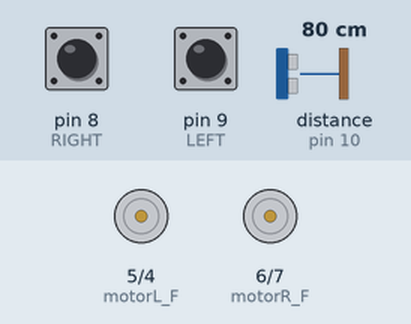
Recording of a sketch running on a simulated Arduino Uno, built with avr-gcc and run on an emulated ATmega328P. Shown: motor-driver pin pairs drawn as motors (green arrow = first pin HIGH = forward, orange = second pin HIGH = backward, longer = more drive). Wiring (inferred from the names in the program): ultrasonic range finder: trigger pin 11; echo pin 10. Inputs (shaded band) come from the test bench; at power-on: pin 8 (RIGHT) LOW, pin 9 (LEFT) LOW, distance to the obstacle (sensor on pin 10) 80 cm. The echo pulse lasts 58.3 µs per cm.

Above: at 1.2 s.
1.3 s: pin 8 (RIGHT) pulled HIGH for 1 s
4.4 s: pin 9 (LEFT) pulled HIGH for 1 s
7.4 s: distance to the obstacle (sensor on pin 10) set to 8 cm
10.4 s: distance to the obstacle (sensor on pin 10) set to 5 cm
At 10.9 s:
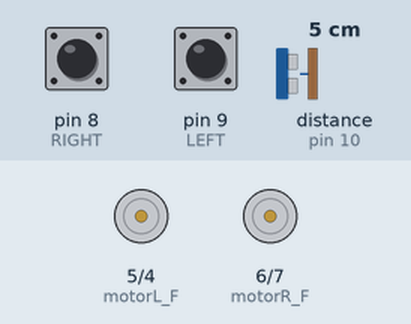
11.9 s: distance to the obstacle (sensor on pin 10) set to 35 cm
At 12.14 s:
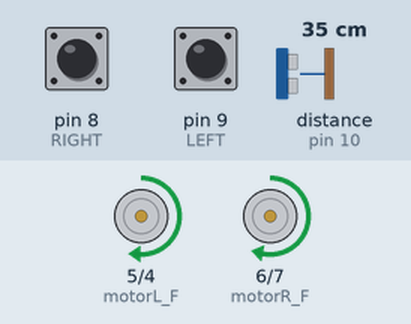
14.9 s: distance to the obstacle (sensor on pin 10) set to 2 cm
Timing chart, 0 to 17.4 s (numbered marks = the images above; inputs shaded):
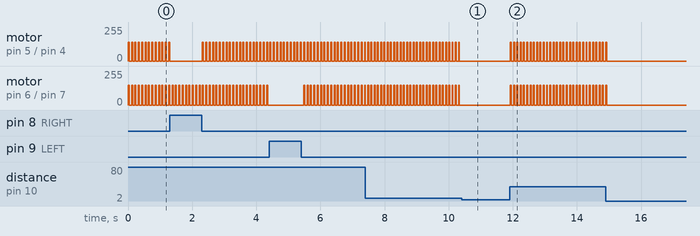

The sketch:

newShield.ino
```cpp
// 라인트레이서 센서
#define LEFT 9
#define RIGHT 8

// 모터드라이버 PWR
#define motorR_F 6   //A-1A (PWM)
#define motorR_B 7 //A-1B
#define motorL_F 5    //B-1A (PWM)
#define motorL_B 4  //B-1B

#define ECHO 10
#define TRIG 11

int default_speedR = 150;
int default_speedL = 140;

long duration;
double distance;

void set_motorR_speed(int n);
void set_motorL_speed(int n);
void turnR();
void turnL();
void goStr();
void goBack();

void setup() {
  // put your setup code here, to run once:
  Serial.begin(9600);
  pinMode(motorR_F, OUTPUT);
  pinMode(motorL_F, OUTPUT);

  pinMode(motorR_B, OUTPUT);
  pinMode(motorL_B, OUTPUT);

  pinMode(LEFT, INPUT);
  pinMode(RIGHT, INPUT);

  pinMode(TRIG, OUTPUT);
  pinMode(ECHO, INPUT);

}

bool goLeft, goRight;

void loop() {
  goLeft = digitalRead(RIGHT);
  goRight =digitalRead(LEFT);

  digitalWrite(TRIG, HIGH);
  delayMicroseconds(10);
  digitalWrite(TRIG, LOW);
  duration = pulseIn(ECHO, HIGH);
  if(duration == 0){
    return;
  }

  distance = duration /58;

  if(distance <=6){
    stop(100);
    return;
  }

  if(goLeft==HIGH && goRight ==LOW){

    turnL();
  }

  else if(goRight==HIGH && goLeft ==LOW){
    turnR();
  }
  else{
    goStr();
  }
  delay(30);
  stop(70);

}

void turnR(){
  analogWrite(motorL_F, default_speedL);
  analogWrite(motorR_F,0);
  analogWrite(motorL_B, 0);
  analogWrite(motorR_B,0);
}

void turnL(){
  analogWrite(motorL_F, 0);
  analogWrite(motorR_F,default_speedR);
  analogWrite(motorL_B,0);
  analogWrite(motorR_B,0);
}

void goStr(){
  analogWrite(motorL_F, default_speedL);
  analogWrite(motorL_B, 0);
  analogWrite(motorR_F,default_speedR);
  analogWrite(motorR_B,0);
}

void stop(int time){
  analogWrite(motorL_F,0);
  analogWrite(motorR_F,0);
  analogWrite(motorL_B,0);
  analogWrite(motorR_B,0);
  delay(time);
}

void goBack(){
  analogWrite(motorL_F, 0);
  analogWrite(motorL_B, default_speedL);
  analogWrite(motorR_F,0);
  analogWrite(motorR_B,default_speedR);

}
```

Measured:
- the behaviour switches between 7 and 6 cm on distance to the obstacle (sensor on pin 10) (found by bisection; images 0 and 1)
- after the input at 10.4 s, motor on pin 5 (motorL_F) / pin 4 (motorL_B), motor on pin 6 (motorR_F) / pin 7 (motorR_B): stops changing and stays stopped
- after the input at 11.9 s, motor on pin 5 (motorL_F) / pin 4 (motorL_B): alternates forward 140/255 for 0.03 s and stopped for 0.07 s, starting at once; motor on pin 6 (motorR_F) / pin 7 (motorR_B): alternates forward 150/255 for 0.03 s and stopped for 0.07 s, starting at once
- after the input at 14.9 s, motor on pin 5 (motorL_F) / pin 4 (motorL_B), motor on pin 6 (motorR_F) / pin 7 (motorR_B): goes on until 14.9 s, then stays stopped
- by itself, motor on pin 5 (motorL_F) / pin 4 (motorL_B): alternates forward 140/255 for 0.03 s and stopped for 0.08 s
- by itself, motor on pin 6 (motorR_F) / pin 7 (motorR_B): alternates forward 150/255 for 0.03 s and stopped for 0.08 s
